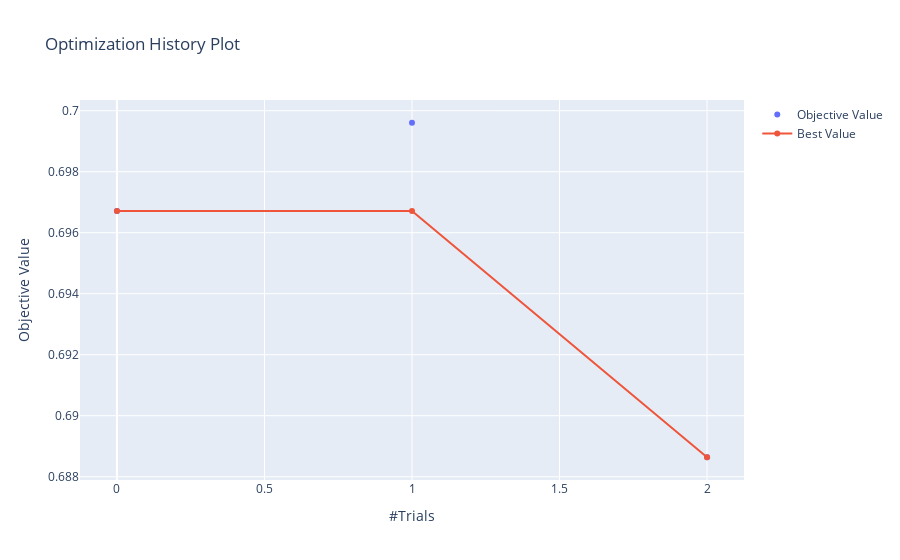

The notebook cell this image was saved under:
### Code cell
plot_optimization_history(cat_study)

### Figure 1 — Plotly figure (JSON) as saved in the notebook; plotly's stock layout.template omitted (floating-point values rounded to 4 significant figures)
{"data": [{"mode": "markers", "name": "Objective Value", "type": "scatter", "x": [0, 1, 2], "y": [0.6967, 0.6996, 0.6886]}, {"name": "Best Value", "type": "scatter", "x": [0, 1, 2], "y": [0.6967, 0.6967, 0.6886]}], "layout": {"title": {"text": "Optimization History Plot"}, "xaxis": {"title": {"text": "#Trials"}}, "yaxis": {"title": {"text": "Objective Value"}}}}
